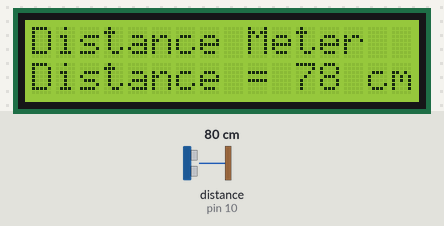
Bench run of a sketch on a simulated Arduino Uno, built with avr-gcc and run on an emulated ATmega328P. Parts: 16×2 character LCD. Wiring (inferred from the names in the program): ultrasonic range finder: trigger pin 11; echo pin 10. Inputs (shaded band) come from the test bench; at power-on: distance to the obstacle (sensor on pin 10) 80 cm. The echo pulse lasts 58.3 µs per cm.

Above: at 1.3 s.
1.4 s: distance to the obstacle (sensor on pin 10) set to 2 cm
At 2.6 s:
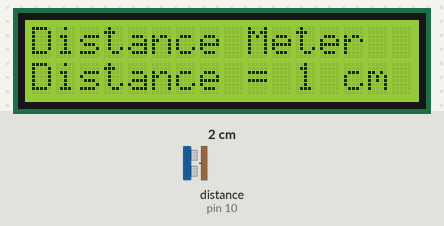
2.9 s: distance to the obstacle (sensor on pin 10) set to 4 cm
At 3.6 s:
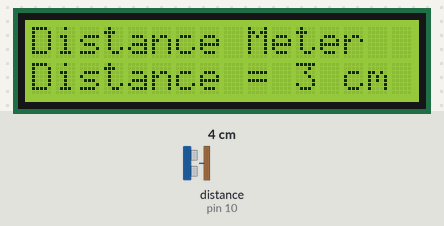
4.4 s: distance to the obstacle (sensor on pin 10) set to 9 cm
At 5.7 s:
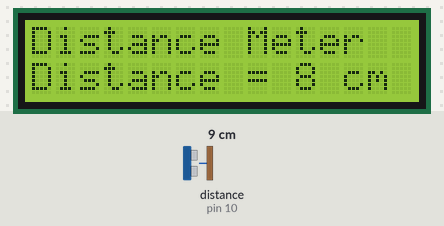
Timing chart, 0 to 7.4 s (numbered marks = the images above; inputs shaded):
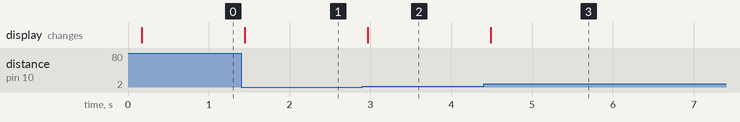

The sketch:

Distance_Meter.ino
```cpp
#define ECHOPIN 10
#define TRIGPIN 11

#include <LiquidCrystal.h>

LiquidCrystal lcd(2,3,4,5,6,7);


void setup() {

lcd.begin(16,2);

lcd.print("Distance Meter");

lcd.setCursor(0,1);

lcd.print("Distance = ");

pinMode(ECHOPIN, INPUT);

pinMode(TRIGPIN, OUTPUT);

delay(100);

}

void loop() {

digitalWrite(TRIGPIN,LOW);

delayMicroseconds(2);

digitalWrite(TRIGPIN,HIGH);

delayMicroseconds(10);

digitalWrite(TRIGPIN,LOW);

int duration = pulseIn(ECHOPIN,HIGH);

int r = 3.4*duration/2;

int distance = r/100.00;

lcd.setCursor(11,1);

lcd.print(distance);

lcd.print(" cm ");

delay(100);

}
```

Measured:
- after the input at 1.4 s, the display: changes at once (image 1)
- after the input at 2.9 s, the display: changes after 0.06 s (image 2)
- after the input at 4.4 s, the display: changes after 0.09 s (image 3)
